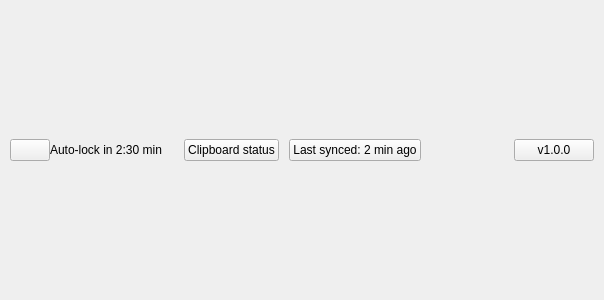
<?xml version="1.0" encoding="UTF-8"?>
<ui version="4.0">
 <class>FooterComponent</class>
 <widget class="QCustomComponent" name="FooterComponent">
  <property name="geometry">
   <rect>
    <x>0</x>
    <y>0</y>
    <width>604</width>
    <height>300</height>
   </rect>
  </property>
  <property name="windowTitle">
   <string>CustomComponent</string>
  </property>
  <layout class="QHBoxLayout" name="horizontalLayout">
   <property name="spacing">
    <number>10</number>
   </property>
   <property name="leftMargin">
    <number>10</number>
   </property>
   <property name="topMargin">
    <number>10</number>
   </property>
   <property name="rightMargin">
    <number>10</number>
   </property>
   <property name="bottomMargin">
    <number>10</number>
   </property>
   <item alignment="Qt::AlignmentFlag::AlignLeft">
    <widget class="QWidget" name="widget" native="true">
     <layout class="QHBoxLayout" name="horizontalLayout_2">
      <property name="spacing">
       <number>0</number>
      </property>
      <property name="leftMargin">
       <number>0</number>
      </property>
      <property name="topMargin">
       <number>0</number>
      </property>
      <property name="rightMargin">
       <number>0</number>
      </property>
      <property name="bottomMargin">
       <number>0</number>
      </property>
      <item>
       <widget class="QPushButton" name="pushButton">
        <property name="text">
         <string/>
        </property>
        <property name="icon">
         <iconset resource="../Qss/icons/_icons.qrc">
          <normaloff>:/font_awesome_solid/icons/font_awesome/solid/user-lock.png</normaloff>:/font_awesome_solid/icons/font_awesome/solid/user-lock.png</iconset>
        </property>
       </widget>
      </item>
      <item>
       <widget class="QLabel" name="autoLockLabel">
        <property name="text">
         <string>Auto-lock in 2:30 min</string>
        </property>
       </widget>
      </item>
     </layout>
    </widget>
   </item>
   <item alignment="Qt::AlignmentFlag::AlignHCenter">
    <widget class="QWidget" name="widget_2" native="true">
     <layout class="QHBoxLayout" name="horizontalLayout_3">
      <property name="spacing">
       <number>10</number>
      </property>
      <property name="leftMargin">
       <number>0</number>
      </property>
      <property name="topMargin">
       <number>0</number>
      </property>
      <property name="rightMargin">
       <number>0</number>
      </property>
      <property name="bottomMargin">
       <number>0</number>
      </property>
      <item>
       <widget class="QPushButton" name="clipboardStatusLabel">
        <property name="text">
         <string>Clipboard status</string>
        </property>
        <property name="icon">
         <iconset resource="../Qss/icons/_icons.qrc">
          <normaloff>:/font_awesome_solid/icons/font_awesome/solid/clipboard-check.png</normaloff>:/font_awesome_solid/icons/font_awesome/solid/clipboard-check.png</iconset>
        </property>
       </widget>
      </item>
      <item>
       <widget class="QPushButton" name="lastSyncedLabel">
        <property name="text">
         <string>Last synced: 2 min ago</string>
        </property>
        <property name="icon">
         <iconset resource="../Qss/icons/_icons.qrc">
          <normaloff>:/material_design/icons/material_design/cloud_sync.png</normaloff>:/material_design/icons/material_design/cloud_sync.png</iconset>
        </property>
       </widget>
      </item>
     </layout>
    </widget>
   </item>
   <item alignment="Qt::AlignmentFlag::AlignRight">
    <widget class="QWidget" name="widget_3" native="true">
     <layout class="QHBoxLayout" name="horizontalLayout_4">
      <property name="spacing">
       <number>0</number>
      </property>
      <property name="leftMargin">
       <number>0</number>
      </property>
      <property name="topMargin">
       <number>0</number>
      </property>
      <property name="rightMargin">
       <number>0</number>
      </property>
      <property name="bottomMargin">
       <number>0</number>
      </property>
      <item>
       <widget class="QPushButton" name="versionLabel">
        <property name="text">
         <string>v1.0.0</string>
        </property>
       </widget>
      </item>
     </layout>
    </widget>
   </item>
  </layout>
 </widget>
 <customwidgets>
  <customwidget>
   <class>QCustomComponent</class>
   <extends>QWidget</extends>
   <header>Custom_Widgets.QCustomComponent</header>
   <container>1</container>
  </customwidget>
 </customwidgets>
 <resources>
  <include location="../Qss/icons/_icons.qrc"/>
 </resources>
 <connections/>
</ui>
